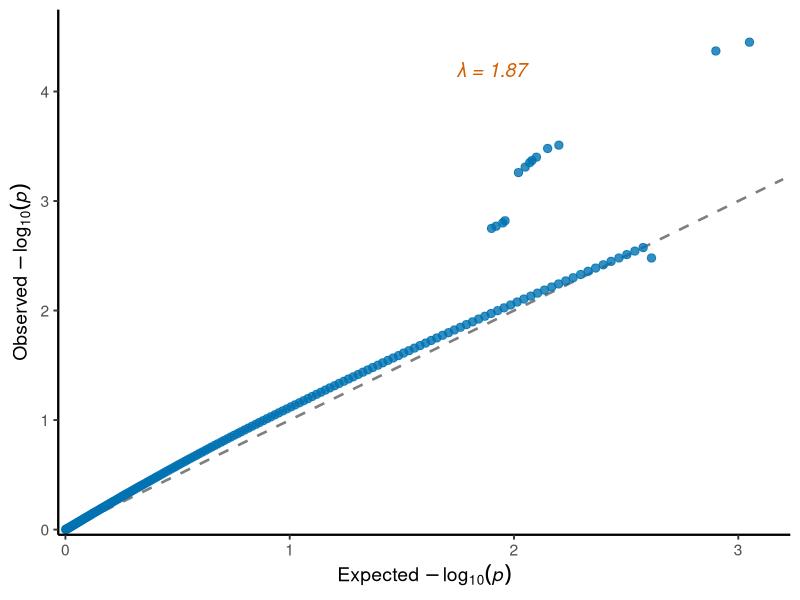

The R script that drew this image:
library(ggplot2)
library(svglite)

df = read.csv("data_qq_plot.csv", stringsAsFactors = FALSE)
lambda_val = 1.87
ref_line = data.frame(x = c(0, 3.2), y = c(0, 3.2))

p = ggplot(df, aes(x = expected, y = observed)) +
  geom_line(data = ref_line, aes(x = x, y = y),
            linetype = "dashed", color = "grey50", linewidth = 0.9, inherit.aes = FALSE) +
  geom_point(color = "#0072B2", size = 2.5, alpha = 0.8) +
  annotate("text", x = 1.9, y = 4.2,
           label = paste0("\u03bb = ", lambda_val),
           color = "#D55E00", size = 5, fontface = "italic") +
  scale_x_continuous(breaks = 0:3, limits = c(0, 3.2), expand = c(0.01, 0)) +
  scale_y_continuous(breaks = 0:4, limits = c(0, 4.7), expand = c(0.01, 0)) +
  labs(
    x = expression("Expected" ~ -log[10](italic(p))),
    y = expression("Observed" ~ -log[10](italic(p)))
  ) +
  theme_classic(base_size = 14) +
  theme(axis.line = element_line(linewidth = 0.8))

ggsave("figs_qq_plot.svg", p, width = 5, height = 4)
